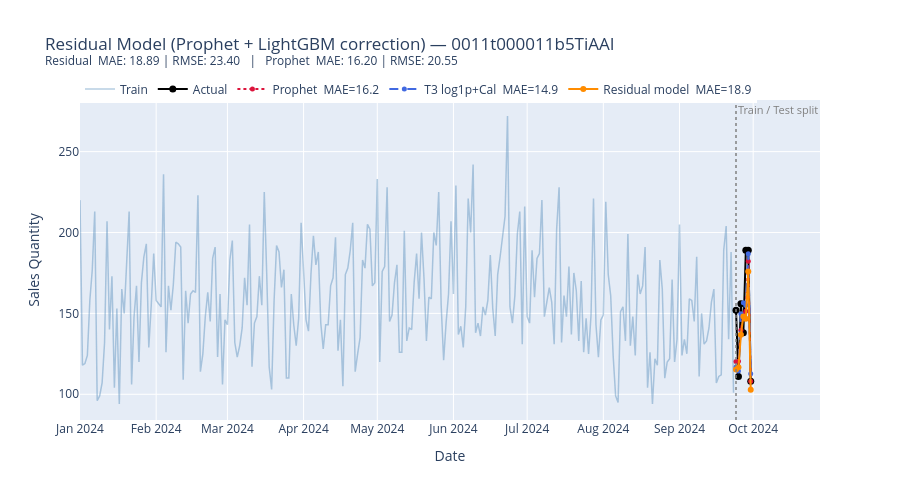

Notebook cell for this chart:
### Code cell
# ── Residual Model: Prophet baseline + LightGBM correction ───────────────
# Prophet predicts trend + seasonality → yhat
# LightGBM learns to predict what Prophet gets wrong (the residual)
# Final prediction = prophet_yhat + lgbm_correction

# In-sample Prophet predictions on train set
prophet_train_full = best_model.predict(df_train[["ds"]])
prophet_test_full = best_model.predict(df_test[["ds"]])

train_residuals = df_train["y"].values - prophet_train_full["yhat"].values
print(
    f"Residuals — mean: {train_residuals.mean():.2f} | std: {train_residuals.std():.2f}"
)
print(f"Range: [{train_residuals.min():.1f}, {train_residuals.max():.1f}]")

# Use multi-level Prophet + calendar features (X_t3_enh) to explain residuals
X_res_train = X_t3_enh_train.reset_index(drop=True).copy()
X_res_test = X_t3_enh_test.reset_index(drop=True).copy()
y_res_train = train_residuals

# ── Optuna ────────────────────────────────────────────────────────────────
_prophet_yhat_train = prophet_train_full["yhat"].values
_y_train_vals = df_train["y"].values


def objective_resid(trial):
    params = dict(
        n_estimators=trial.suggest_int("n_estimators", 50, 500),
        learning_rate=trial.suggest_float("learning_rate", 0.005, 0.3, log=True),
        num_leaves=trial.suggest_int("num_leaves", 8, 64),
        min_child_samples=trial.suggest_int("min_child_samples", 3, 30),
        subsample=trial.suggest_float("subsample", 0.6, 1.0),
        verbosity=-1,
        random_state=42,
    )
    fold_maes = []
    for tr_idx, val_idx in tscv.split(X_res_train):
        m = lgb.LGBMRegressor(**params)
        m.fit(X_res_train.iloc[tr_idx], y_res_train[tr_idx])
        correction = m.predict(X_res_train.iloc[val_idx])
        final_preds = _prophet_yhat_train[val_idx] + correction
        fold_maes.append(mean_absolute_error(_y_train_vals[val_idx], final_preds))
    return np.mean(fold_maes)


study_resid = optuna.create_study(direction="minimize")
study_resid.optimize(objective_resid, n_trials=60)
print("Best CV MAE (residual):", round(study_resid.best_value, 3))

# ── Refit + evaluate ──────────────────────────────────────────────────────
best_resid = lgb.LGBMRegressor(**study_resid.best_params, verbosity=-1, random_state=42)
best_resid.fit(X_res_train, y_res_train)

correction_test = best_resid.predict(X_res_test)
resid_preds = prophet_test_full["yhat"].values + correction_test
resid_mae = mean_absolute_error(y_t2_test, resid_preds)
resid_rmse = root_mean_squared_error(y_t2_test, resid_preds)

print(f"\nResidual model       MAE: {resid_mae:.2f} | RMSE: {resid_rmse:.2f}")
print(f"T3 log1p + Calendar  MAE: {t3_cal_mae:.2f} | RMSE: {t3_cal_rmse:.2f}")
print(f"Prophet alone        MAE: {mae:.2f} | RMSE: {rmse:.2f}")

# ── Feature importance ────────────────────────────────────────────────────
resid_imp = pd.Series(
    best_resid.feature_importances_, index=X_res_train.columns
).sort_values(ascending=False)
print("\nTop 10 features (residual model):")
print(resid_imp.head(10).to_string())

# ── Plot ──────────────────────────────────────────────────────────────────
fig_resid = go.Figure()
fig_resid.add_trace(
    go.Scatter(
        x=df_train["ds"],
        y=df_train["y"],
        name="Train",
        mode="lines",
        line=dict(color="steelblue", width=1.5),
        opacity=0.4,
    )
)
fig_resid.add_trace(
    go.Scatter(
        x=df_test["ds"],
        y=y_t2_test,
        name="Actual",
        mode="lines+markers",
        line=dict(color="black", width=2),
        marker=dict(size=7),
    )
)
fig_resid.add_trace(
    go.Scatter(
        x=best_eval["ds"],
        y=best_eval["yhat"],
        name=f"Prophet  MAE={mae:.1f}",
        mode="lines+markers",
        line=dict(color="crimson", width=2, dash="dot"),
        marker=dict(size=5),
    )
)
fig_resid.add_trace(
    go.Scatter(
        x=df_test["ds"],
        y=t3_cal_preds,
        name=f"T3 log1p+Cal  MAE={t3_cal_mae:.1f}",
        mode="lines+markers",
        line=dict(color="royalblue", width=2, dash="dash"),
        marker=dict(size=5),
    )
)
fig_resid.add_trace(
    go.Scatter(
        x=df_test["ds"],
        y=resid_preds,
        name=f"Residual model  MAE={resid_mae:.1f}",
        mode="lines+markers",
        line=dict(color="darkorange", width=2),
        marker=dict(size=6),
    )
)
fig_resid.add_shape(
    type="line",
    x0=split_date,
    x1=split_date,
    y0=0,
    y1=1,
    xref="x",
    yref="paper",
    line=dict(color="gray", dash="dot", width=1.5),
)
fig_resid.add_annotation(
    x=split_date,
    y=1,
    xref="x",
    yref="paper",
    text="Train / Test split",
    showarrow=False,
    xanchor="left",
    yanchor="top",
    font=dict(color="gray", size=11),
)
fig_resid.update_layout(
    title=(
        f"Residual Model (Prophet + LightGBM correction) — {selected_customer}<br>"
        f"<sup>Residual  MAE: {resid_mae:.2f} | RMSE: {resid_rmse:.2f}"
        f"   |   Prophet  MAE: {mae:.2f} | RMSE: {rmse:.2f}</sup>"
    ),
    xaxis_title="Date",
    yaxis_title="Sales Quantity",
    hovermode="x unified",
    height=500,
    legend=dict(orientation="h", y=1.08, x=0),
)
fig_resid.show()

### Figure 1 — Plotly figure (JSON) as saved in the notebook; plotly's stock layout.template omitted (floating-point values rounded to 4 significant figures; data arrays with more than 128 entries replaced by an {"elided": "..."} marker saying what was removed)
{"data": [{"line": {"color": "steelblue", "width": 1.5}, "mode": "lines", "name": "Train", "opacity": 0.4, "type": "scatter", "x": {"elided": "267 str values"}, "y": {"elided": "267 float values"}}, {"line": {"color": "black", "width": 2}, "marker": {"size": 7}, "mode": "lines+markers", "name": "Actual", "type": "scatter", "x": ["2024-09-24T00:00:00.000000000", "2024-09-25T00:00:00.000000000", "2024-09-26T00:00:00.000000000", "2024-09-27T00:00:00.000000000", "2024-09-28T00:00:00.000000000", "2024-09-29T00:00:00.000000000", "2024-09-30T00:00:00.000000000"], "y": [152.0, 111.0, 156.0, 138.0, 189.0, 189.0, 108.0]}, {"line": {"color": "crimson", "dash": "dot", "width": 2}, "marker": {"size": 5}, "mode": "lines+markers", "name": "Prophet  MAE=16.2", "type": "scatter", "x": ["2024-09-24T00:00:00.000000000", "2024-09-25T00:00:00.000000000", "2024-09-26T00:00:00.000000000", "2024-09-27T00:00:00.000000000", "2024-09-28T00:00:00.000000000", "2024-09-29T00:00:00.000000000", "2024-09-30T00:00:00.000000000"], "y": [120.3, 120.4, 139.6, 149.5, 151.4, 182.2, 108.0]}, {"line": {"color": "royalblue", "dash": "dash", "width": 2}, "marker": {"size": 5}, "mode": "lines+markers", "name": "T3 log1p+Cal  MAE=14.9", "type": "scatter", "x": ["2024-09-24T00:00:00.000000000", "2024-09-25T00:00:00.000000000", "2024-09-26T00:00:00.000000000", "2024-09-27T00:00:00.000000000", "2024-09-28T00:00:00.000000000", "2024-09-29T00:00:00.000000000", "2024-09-30T00:00:00.000000000"], "y": [116.8, 114.4, 149.7, 156.5, 155.0, 186.9, 112.7]}, {"line": {"color": "darkorange", "width": 2}, "marker": {"size": 6}, "mode": "lines+markers", "name": "Residual model  MAE=18.9", "type": "scatter", "x": ["2024-09-24T00:00:00.000000000", "2024-09-25T00:00:00.000000000", "2024-09-26T00:00:00.000000000", "2024-09-27T00:00:00.000000000", "2024-09-28T00:00:00.000000000", "2024-09-29T00:00:00.000000000", "2024-09-30T00:00:00.000000000"], "y": [115.3, 116.7, 136.8, 148.1, 146.7, 175.9, 102.7]}], "layout": {"annotations": [{"font": {"color": "gray", "size": 11}, "showarrow": false, "text": "Train / Test split", "x": "2024-09-24", "xanchor": "left", "xref": "x", "y": 1, "yanchor": "top", "yref": "paper"}], "height": 500, "hovermode": "x unified", "legend": {"orientation": "h", "x": 0, "y": 1.08}, "shapes": [{"line": {"color": "gray", "dash": "dot", "width": 1.5}, "type": "line", "x0": "2024-09-24", "x1": "2024-09-24", "xref": "x", "y0": 0, "y1": 1, "yref": "paper"}], "title": {"text": "Residual Model (Prophet + LightGBM correction) — 0011t000011b5TiAAI<br><sup>Residual  MAE: 18.89 | RMSE: 23.40   |   Prophet  MAE: 16.20 | RMSE: 20.55</sup>"}, "xaxis": {"title": {"text": "Date"}}, "yaxis": {"title": {"text": "Sales Quantity"}}}}
